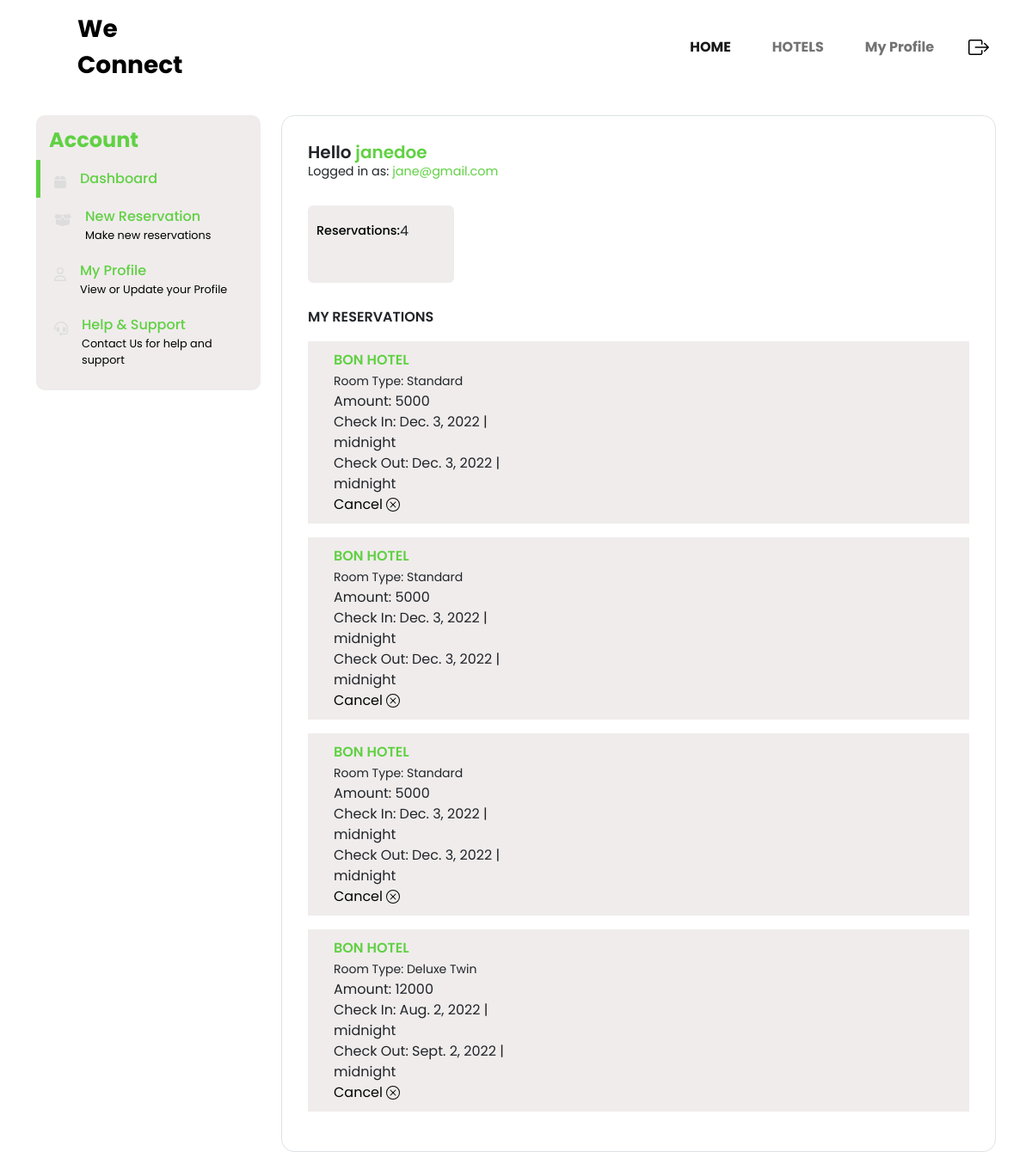
/dashboard/user/ (signed in), run on an earlier commit of the app's database.
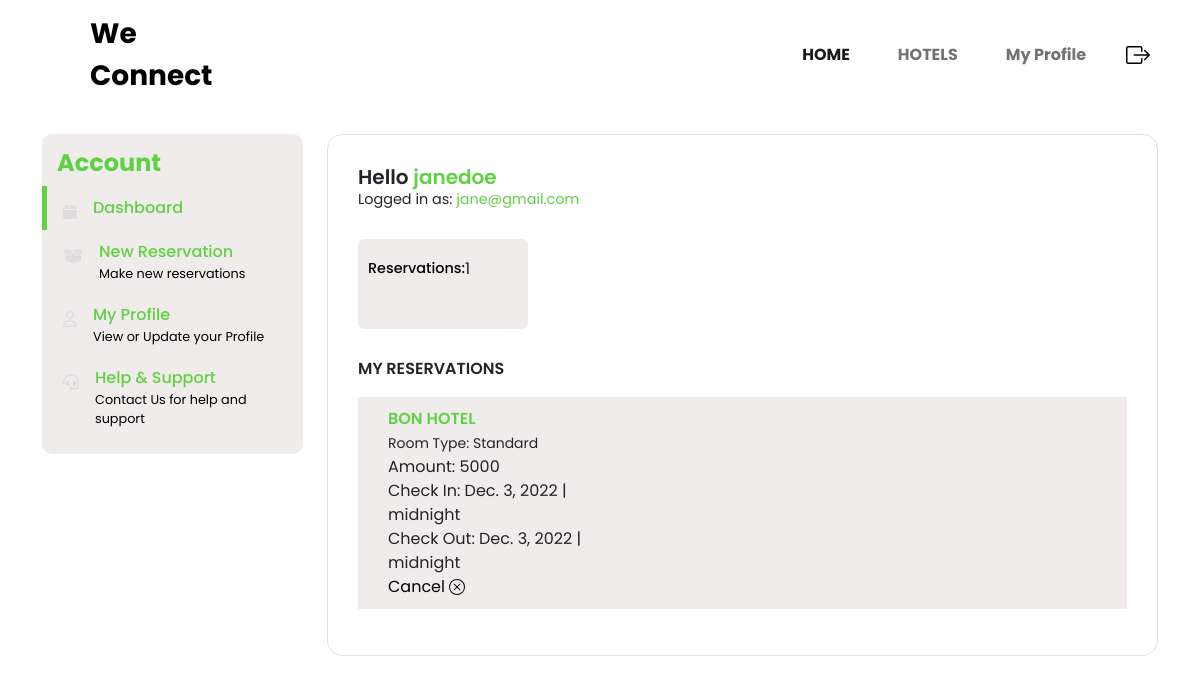
And on a later commit of the database.
### accounts/models.py (models this page shows)
class User(AbstractUser):
    is_owner = models.BooleanField(default=False)
    is_client = models.BooleanField(default=False)
    first_name = models.CharField(max_length=100)
    last_name = models.CharField(max_length=100)
    email=models.EmailField()

### app/models.py (models this page shows, shortened)
class Bookings(models.Model):
    hotel = models.ForeignKey(Hotel, on_delete=models.CASCADE)
    amount = models.ForeignKey(Room,  on_delete=models.CASCADE)
    user =  models.ManyToManyField(Client, related_name='userBookings')
    date = models.DateTimeField(auto_now_add=True)
    phone = models.IntegerField(blank=True, null=True)
    check_in= models.DateTimeField()
    check_out = models.DateTimeField()

class Hotel (models.Model):
    hotel_name = models.CharField(max_length=100)
    description = models.TextField(blank= True)
    tagline = models.CharField(max_length=100)
    cover_image = models.ImageField(upload_to='images/')
    admin= models.ForeignKey(Owner,  on_delete=models.CASCADE)
    def __str__(self):
            return self.hotel_name

class Room (models.Model):
    ROOM_TYPE = (
        ('Standard', 'Standard'),
        ('Standard Twin', 'Standard Twin'),
        ('Deluxe', 'Deluxe'),
        ('Deluxe Twin', 'Deluxe Twin')
        )
    name = models.CharField(max_length=30, choices=ROOM_TYPE)
    tagline = models.CharField(max_length=100)
    rate = models.PositiveIntegerField(blank=True, null=True)
    image = models.ImageField(upload_to='images/')
    hotel= models.ForeignKey(Hotel,  on_delete=models.CASCADE)
    def __str__(self):
        return self.name

### dashboard/views.py (the view)
# urls.py: path('user/', views.clientDashboard, name='clientDashboard'),
def clientDashboard(request):
    currentUser = request.user.client
    activeBookings = Bookings.objects.filter(user=currentUser.pk).all()
    return render(request, 'client.html', {'activeBookings': activeBookings})

### dashboard/templates/client.html (shortened to what this page needs)
{% extends "base.html" %}
{% load static %}
{% block content %}
<!DOCTYPE html>
<html lang="en">
  <head>
 <link rel="stylesheet" href="https://cdnjs.cloudflare.com/ajax/libs/font-awesome/6.1.1/css/all.min.css" />
 <link rel="stylesheet" href="https://cdnjs.cloudflare.com/ajax/libs/font-awesome/6.1.1/css/brands.min.css" />
 <link rel="stylesheet" href="https://cdnjs.cloudflare.com/ajax/libs/font-awesome/6.1.1/css/fontawesome.min.css" />
 <link rel="stylesheet" href="https://cdnjs.cloudflare.com/ajax/libs/font-awesome/6.1.1/css/solid.min.css" />
    <link href="https://cdn.jsdelivr.net/npm/bootstrap@5.0.2/dist/css/bootstrap.min.css" rel="stylesheet">
    <link href="https://cdnjs.cloudflare.com/ajax/libs/font-awesome/4.7.0/css/font-awesome.min.css" rel="stylesheet">
    <link rel="stylesheet" type="text/css" href="{% static 'css/userDashboard.css' %}">
</head>
  <body>
    <div class="container mt-4">
        <div class="row">
            <div class="col-lg-3 my-lg-0 my-md-1">
                <div id="sidebar" class=" bg-light bg-purple">
                    <div class="h4 text" style="color:#60D143; font-weight: bold;">Account</div>
                    <ul>
                        <li class="active">
                            <a href="{% url 'clientDashboard' %}" class="text-decoration-none d-flex align-items-start">
                                <div class="fas fa-box pt-2 me-3"></div>
                                <div class="d-flex flex-column">
                                    <div class="link">Dashboard</div>
                                </div>
                            </a>
                        </li>
                        <li>
                            <a href="{% url 'hotels' %}" class="text-decoration-none d-flex align-items-start">
                                <div class="fas fa-box-open pt-2 me-3"></div>
                                <div class="d-flex flex-column">
                                    <div class="link">New Reservation</div>
                                    <div class="link-desc">Make new reservations</div>
                                </div>
                            </a>
                        </li>
                        <li>
                            <a href="{% url 'profile' %}" class="text-decoration-none d-flex align-items-start">
                                <div class="far fa-user pt-2 me-3"></div>
                                <div class="d-flex flex-column">
                                    <div class="link">My Profile</div>
                                    <div class="link-desc">View or Update your Profile</div>
                                </div>
                            </a>
                        </li>
                        <li>
                            <a href="#" class="text-decoration-none d-flex align-items-start">
                                <div class="fas fa-headset pt-2 me-3"></div>
                                <div class="d-flex flex-column">
                                    <div class="link">Help & Support</div>
                                    <div class="link-desc">Contact Us for help and support</div>
                                </div>
                            </a>
                        </li>
                    </ul>
                </div>
            </div>
            <div class="col-lg-9 my-lg-0 my-1">
                <div id="main-content" class="bg-white border">
                    <div class="d-flex flex-column">
                        <div class="h5">Hello <span style="color:#60D143">{{user.username}}</span></div>
                        <div>Logged in as: <span style="color:#60D143">{{user.email}}</span></div>
                    </div>
                    <div class="d-flex my-4 flex-wrap">
                        <div class="box me-4 my-1 bg-light">
                            <div class="d-flex align-items-center mt-2">
                                <div class="tag">Reservations: </div>
                                {% if activeBookings %}
                                {{activeBookings|length}}
                                {% else %}
                                0
                                {% endif %}
                            </div>
                        </div>
                    </div>
                    <div class="text-uppercase">My Reservations</div>
                    {% if activeBookings %}
                    {% for activeBooking in activeBookings %}
                    <div class="order my-3 bg-light">
                        <div class="row">
                            <div class="col-lg-4">
                                <div class="d-flex flex-column justify-content-between order-summary">
                                    <div class="d-flex align-items-center">
                                        <div class="text-uppercase" style="color:#60D143">{{activeBooking.hotel}}</div>
                                    </div>
                                    <div class="fs-8"><small>Room Type: {{activeBooking.amount}}</small></div>
                                    <div class="fs-8">Amount: {{activeBooking.amount.rate}}</div>
                                    <div class="fs-8">Check In: {{activeBooking.check_in |date}} | {{activeBooking.check_in |time}}</div>
                                    <div class="fs-8">Check Out: {{activeBooking.check_out |date}} | {{activeBooking.check_out |time}}</div>
                                    <form method="POST" action="{% url 'delBooking' activeBooking.pk %}">
                                        <button style="background-color: transparent; border: none; box-shadow: none;" type="submit">
                                          Cancel
                                      </form>
                                </div>
                            </div>
                            </div>
                            </div>
                         {% endfor %}
                    {% endif %}
                </div>
            </div>
        </div>
    </div>
{% endblock content %}

### app/templates/base.html (shortened to what this page needs)
{% load static %}
<!DOCTYPE html>
<html lang="en">
  <head>
    <link href="https://cdn.jsdelivr.net/npm/bootstrap@5.0.2/dist/css/bootstrap.min.css" rel="stylesheet">
    <link href="https://cdnjs.cloudflare.com/ajax/libs/font-awesome/4.7.0/css/font-awesome.min.css" rel="stylesheet">
<link rel="stylesheet" type="text/css" href="{% static 'css/base.css' %}">
<link rel="stylesheet" type="text/css" href="{% static 'css/main.css' %}">
</head>
<body>
<div class="container navBox" >
  <nav class="navbar navbar-expand-lg navbar-light"  *ngIf="nav.visible">
      <div class="container-fluid pe-lg-2 p-0">
          <a class="navbar-brand fw-bold fs-3" href="{% url 'home' %}" style="color:#000;">
            We
            <span><br>Connect</span>
        </a>
          <div class="collapse navbar-collapse" id="navbarSupportedContent">
              <ul class="navbar-nav ms-auto mb-2 mb-lg-0">
                  <li class="nav-item">
                      <a class="nav-link pe-3 me-4 fw-bold active" aria-current="page" href="{% url 'home' %}">HOME</a>
                  </li>
                  <li class="nav-item">
                      <a class="nav-link pe-3 me-4 fw-bold" href="{% url 'hotels' %}">HOTELS</a>
                  </li>
                  {% if user.is_authenticated %}
                  <li class="nav-item">
                      <a class="nav-link pe-3 me-4 fw-bold" href="{% url 'profile' %}">My Profile</a>
                  </li>
              </ul>
              <a class="navbar-logo ml-2" href="{% url 'logout' %}" class="text-center" style="color:black;">
              </a>
            </div>
    {% endif %}
          </div>
      </div>
{% block content %}
{% endblock %}
</body>
  </html>

### app/static/css/base.css (style rules this page uses)
* { padding: 0; margin: 0; box-sizing: border-box; font-family: Newyork; }
.navbar .navbar-nav .nav-item .active { color: #60D143; }
.navbar .navbar-nav .nav-item { color: black; }

### app/static/css/main.css (style rules this page uses)
html, body, header, .view { height: 80vh; }
body { background: #fff; color: #333333; }

### app/static/css/userDashboard.css (style rules this page uses)
* { padding: 0; margin: 0; box-sizing: border-box; font-family: 'Poppins', sans-serif; }
#sidebar { padding: 15px 0px 15px 0px; border-radius: 10px; }
#sidebar .h4 { font-weight: 500; padding-left: 15px; }
#sidebar ul { list-style: none; margin: 0; padding-left: 0rem; }
#sidebar ul li { padding: 10px 0; display: block; padding-left: 1rem; padding-right: 1rem; border-left: 5px solid transparent; }
#sidebar ul li.active { border-left: 5px solid #60D143; }
#sidebar ul li a { display: block; }
#sidebar ul li a .fas, #sidebar ul li a .far { color: #ddd; }
#sidebar ul li a .link { color: #60D143; font-weight: 500; }
#sidebar ul li a .link-desc { font-size: 0.8rem; color: #000; }
#main-content { padding: 30px; border-radius: 15px; }
#main-content .h5, #main-content .text-uppercase { font-weight: 600; margin-bottom: 0; }
#main-content .h5+div { font-size: 0.9rem; }
#main-content .box { padding: 10px; border-radius: 6px; width: 170px; height: 90px; }
#main-content .box .tag { font-size: 0.9rem; color: #000; font-weight: 500; }
.order { padding: 10px 30px; min-height: 150px; }
.bg-light { background-color: #f0ecec !important; }

What changed in the data, as far as the page shows it:
removed Bookings: hotel "BON HOTEL", amount "Standard", amount.rate "5000", check_in "Dec. 3, 2022", check_in "midnight", check_out "Dec. 3, 2022", check_out "midnight"
removed Bookings: hotel "BON HOTEL", amount "Standard", amount.rate "5000", check_in "Dec. 3, 2022", check_in "midnight", check_out "Dec. 3, 2022", check_out "midnight"
removed Bookings: hotel "BON HOTEL", amount "Deluxe Twin", amount.rate "12000", check_in "Aug. 2, 2022", check_in "midnight", check_out "Sept. 2, 2022", check_out "midnight"
Also different on the page:
{{ activeBookings|length }}: "4" → "1"
